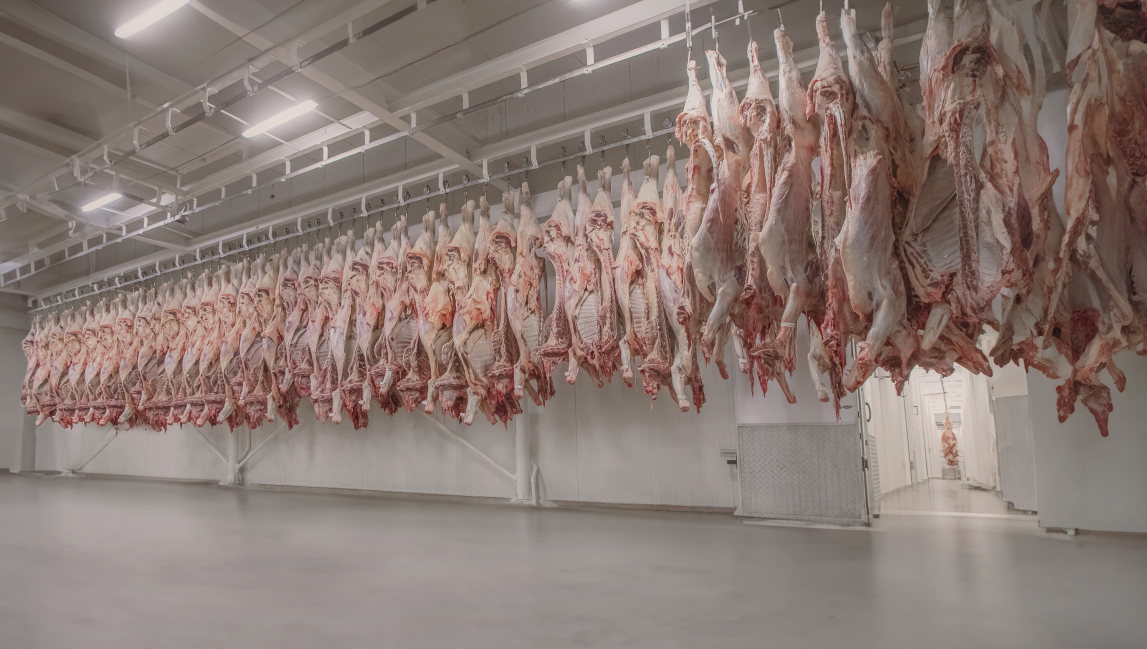
#> input picture imagenes.png/IMG_5282.JPG, 5733 x 3243 px (shown at 1/5 size)
$ python -i optimizar-imagenes-web.py   (imports and definitions only)
#> lines starting #> are read from the running program, lines starting #| are printed output that depends on the picture
"""Optimiza imágenes pesadas de public/ para acelerar GitHub Pages.

- Convierte fotos/banners PNG grandes a JPEG (máx. 1920px, q=82)
- Recomprime JPG grandes
- Optimiza PNG con transparencia (sellos) sin cambiar formato
"""

from __future__ import annotations

from pathlib import Path

from PIL import Image, ImageOps

REPO = Path(__file__).resolve().parents[1]
PUBLIC = REPO / "public"

# Fotos / banners (no necesitan transparencia) -> JPEG
TO_JPEG = [
    "assets/corporativo/nosotros/banner-nosotros.png",
    "assets/corporativo/nosotros/banner-final.png",
    "assets/corporativo/nosotros/foto-1.png",
    "assets/corporativo/nosotros/titulo-historia.png",
    "assets/corporativo/nosotros/historia-timeline.png",
    "assets/corporativo/filosofia/banner-filosofia.png",
    "assets/corporativo/filosofia/banner-familia.png",
    "assets/corporativo/filosofia/fondo-valores.png",
    "assets/corporativo/sostenibilidad/banner-sostenibilidad.png",
    "assets/corporativo/sostenibilidad/banner-construyendo.png",
    "assets/corporativo/sostenibilidad/foto-2.png",
    "assets/corporativo/certificaciones/banner-certificados.png",
    "assets/corporativo/certificaciones/banner-politica-ambiental.png",
    "assets/corporativo/gobierno/banner-gobierno.png",
    "assets/corporativo/gobierno/banner-denuncias.png",
    "assets/corporativo/gobierno/banner-canales.png",
    "assets/corporativo/gobierno/foto-3.png",
    "assets/images/horeca-banner.png",
]

# JPG ya existentes a recomprimir
RECOMPRESS_JPG = [
    "images/IMG_5280.JPG",
    "images/IMG_5282.JPG",
    "images/IMG_5288.JPG",
    "images/IMG_5289.JPG",
]

# PNG con transparencia / sellos: reducir tamaño visual y comprimir
OPTIMIZE_PNG = [
    "assets/corporativo/certificaciones/todos-certificados.png",
    "assets/corporativo/certificaciones/invima-sello.png",
]

MAX_WIDTH = 1920
JPEG_QUALITY = 82
PNG_MAX_WIDTH = 1200


# [8 lines left out: function save_jpeg, not called in this run]


def optimize_png(src: Path) -> None:
#> called with src = '../imagenes.png/IMG_5282.JPG'
    with Image.open(src) as im:
#> im is the input picture: PIL image 5733x3243 RGB; mean R, G, B 139, 123, 116.7
        im = ImageOps.exif_transpose(im)
        if im.mode not in ("RGBA", "LA", "P"):
            im = im.convert("RGBA")
#> im: PIL image 5733x3243 RGBA
        elif im.mode == "P":
            im = im.convert("RGBA")
        if im.width > PNG_MAX_WIDTH:
            h = round(im.height * PNG_MAX_WIDTH / im.width)
#> h = 679
            im = im.resize((PNG_MAX_WIDTH, h), Image.LANCZOS)
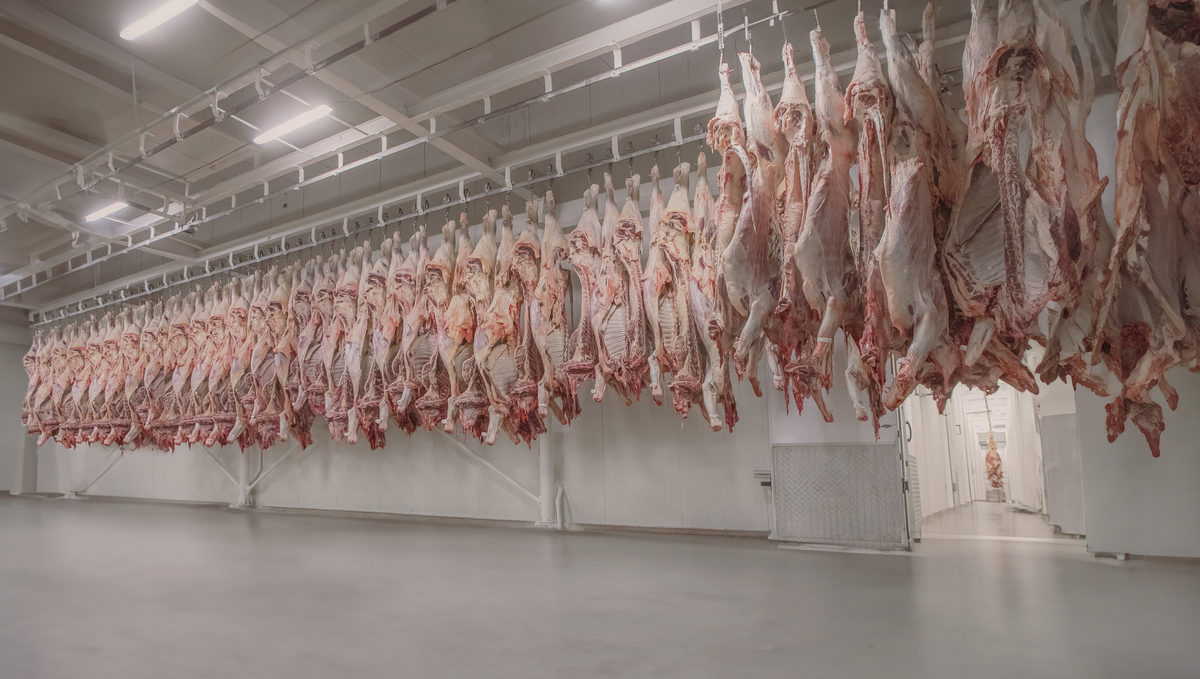
#> im: PIL image 1200x679 RGBA; mean R, G, B, A 139, 123, 116.7, 255
        # Guardar temporal y reemplazar
#> (the run stopped early here; a loop or call above may not have finished)
